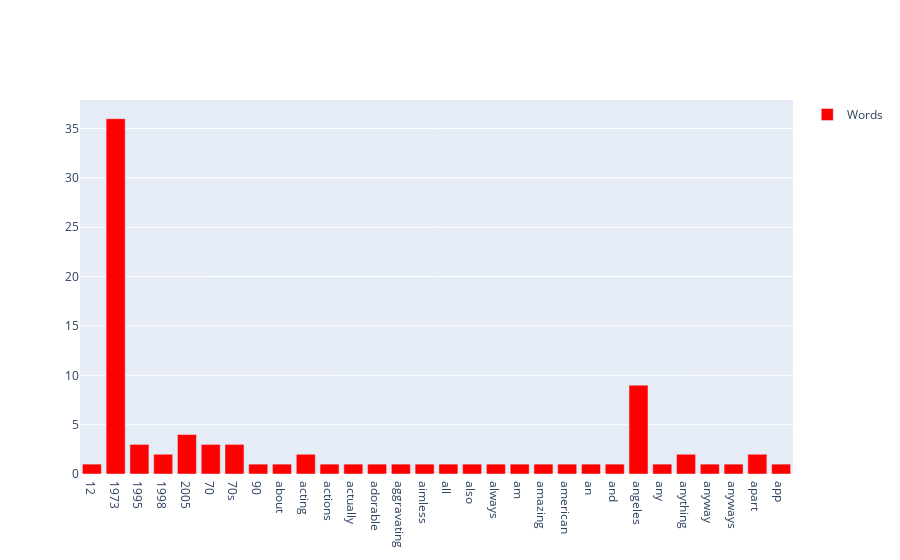

Notebook source saved alongside this figure:
### Code cell
#import plotly.graph_objects as go
fig = go.Figure(go.Bar(x=count_vectorizer.get_feature_names()[:number_terms], 
                y=new_term_frequencies[:number_terms], name='Words', showlegend=True,
                             marker={'color': 'red'}, ))
fig.show()

### Figure 1 — Plotly figure (JSON) as saved in the notebook; plotly's stock layout.template omitted (floating-point values rounded to 4 significant figures)
{"data": [{"marker": {"color": "red"}, "name": "Words", "showlegend": true, "type": "bar", "x": ["12", "1973", "1995", "1998", "2005", "70", "70s", "90", "about", "acting", "actions", "actually", "adorable", "aggravating", "aimless", "all", "also", "always", "am", "amazing", "american", "an", "and", "angeles", "any", "anything", "anyway", "anyways", "apart", "app"], "y": [1, 36, 3, 2, 4, 3, 3, 1, 1, 2, 1, 1, 1, 1, 1, 1, 1, 1, 1, 1, 1, 1, 1, 9, 1, 2, 1, 1, 2, 1]}], "layout": {}}
